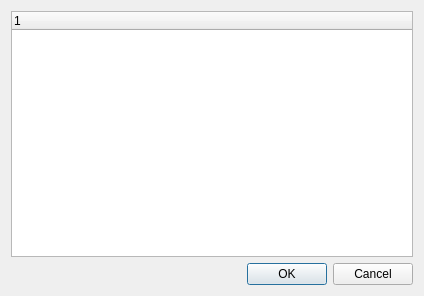
<?xml version="1.0" encoding="UTF-8"?>
<ui version="4.0">
 <class>modelTree</class>
 <widget class="QDialog" name="modelTree">
  <property name="geometry">
   <rect>
    <x>0</x>
    <y>0</y>
    <width>424</width>
    <height>296</height>
   </rect>
  </property>
  <property name="minimumSize">
   <size>
    <width>100</width>
    <height>100</height>
   </size>
  </property>
  <property name="windowTitle">
   <string>Dialog</string>
  </property>
  <layout class="QVBoxLayout" name="verticalLayout">
   <item>
    <widget class="QTreeWidget" name="treeWidget">
     <column>
      <property name="text">
       <string notr="true">1</string>
      </property>
     </column>
    </widget>
   </item>
   <item>
    <widget class="QDialogButtonBox" name="buttonBox">
     <property name="orientation">
      <enum>Qt::Horizontal</enum>
     </property>
     <property name="standardButtons">
      <set>QDialogButtonBox::Cancel|QDialogButtonBox::Ok</set>
     </property>
    </widget>
   </item>
  </layout>
 </widget>
 <resources/>
 <connections>
  <connection>
   <sender>buttonBox</sender>
   <signal>accepted()</signal>
   <receiver>modelTree</receiver>
   <slot>accept()</slot>
   <hints>
    <hint type="sourcelabel">
     <x>248</x>
     <y>254</y>
    </hint>
    <hint type="destinationlabel">
     <x>157</x>
     <y>274</y>
    </hint>
   </hints>
  </connection>
  <connection>
   <sender>buttonBox</sender>
   <signal>rejected()</signal>
   <receiver>modelTree</receiver>
   <slot>reject()</slot>
   <hints>
    <hint type="sourcelabel">
     <x>316</x>
     <y>260</y>
    </hint>
    <hint type="destinationlabel">
     <x>286</x>
     <y>274</y>
    </hint>
   </hints>
  </connection>
 </connections>
</ui>
